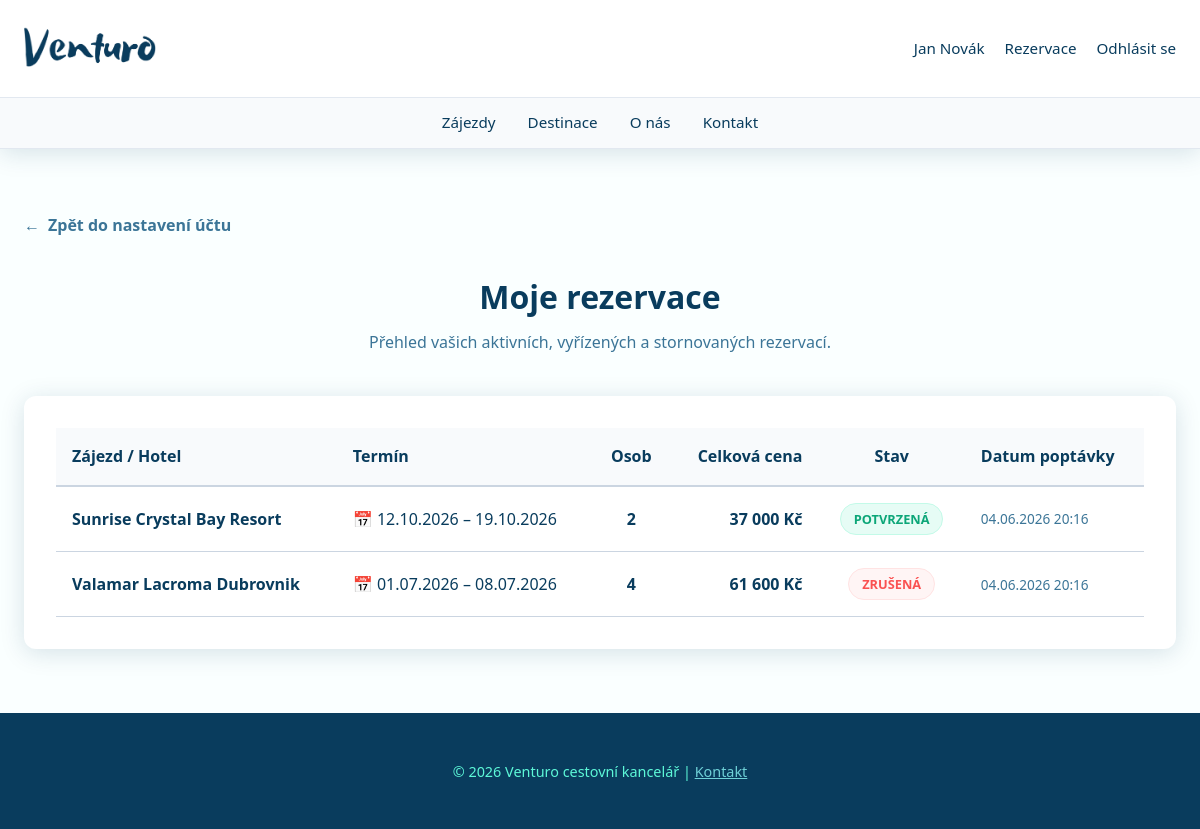
The page /ucet/rezervace (signed in) on the database its author committed.
### tables this page shows
CREATE TABLE `rezervace` (
  `id_rezervace` int(11) NOT NULL AUTO_INCREMENT,
  `id_uzivatele` int(11) NOT NULL,
  `id_terminu` int(11) NOT NULL,
  `pocet_osob` int(11) NOT NULL,
  `stav` enum('čekající','potvrzená','zrušená') NOT NULL DEFAULT 'čekající',
  `datum_rezervace` timestamp NOT NULL DEFAULT CURRENT_TIMESTAMP,
  PRIMARY KEY (`id_rezervace`),
  KEY `id_uzivatele` (`id_uzivatele`),
  KEY `id_terminu` (`id_terminu`),
  CONSTRAINT `fk_rezervace_uzivatele` FOREIGN KEY (`id_uzivatele`) REFERENCES `uzivatele` (`id_uzivatele`) ON DELETE CASCADE,
  CONSTRAINT `fk_rezervace_terminy` FOREIGN KEY (`id_terminu`) REFERENCES `terminy` (`id_terminu`) ON DELETE CASCADE
);

CREATE TABLE `zajezdy` (
  `id_zajezdu` int(11) NOT NULL AUTO_INCREMENT,
  `id_destinace` int(11) NOT NULL,
  `hotel` varchar(150) NOT NULL,
  `obrazky` varchar(255) DEFAULT '',
  `popis` text DEFAULT NULL,
  `cena` int(11) NOT NULL,
  `strava` varchar(50) NOT NULL,
  PRIMARY KEY (`id_zajezdu`),
  KEY `id_destinace` (`id_destinace`),
  CONSTRAINT `fk_zajezdy_destinace` FOREIGN KEY (`id_destinace`) REFERENCES `destinace` (`id_destinace`) ON DELETE CASCADE
);

CREATE TABLE `terminy` (
  `id_terminu` int(11) NOT NULL AUTO_INCREMENT,
  `id_zajezdu` int(11) NOT NULL,
  `datum_od` date NOT NULL,
  `datum_do` date NOT NULL,
  `kapacita` int(11) NOT NULL,
  `odlet_iata` varchar(3) DEFAULT NULL,
  PRIMARY KEY (`id_terminu`),
  KEY `id_zajezdu` (`id_zajezdu`),
  KEY `odlet_iata` (`odlet_iata`),
  CONSTRAINT `fk_terminy_zajezdy` FOREIGN KEY (`id_zajezdu`) REFERENCES `zajezdy` (`id_zajezdu`) ON DELETE CASCADE,
  CONSTRAINT `fk_terminy_letiste` FOREIGN KEY (`odlet_iata`) REFERENCES `letiste` (`iata`) ON DELETE SET NULL
);

### kontrolery/SmerovacKontroler.php (called while the page is built, shortened)
<?php
class SmerovacKontroler extends Kontroler
{
    public function zpracuj($parametry)
    {
        $url = $parametry[0];
        $castiCesty = $this->parsujURL($url);
        if (empty($castiCesty[0])) {
            $this->presmeruj("uvod");
        } else {
            $castNazvuKontroleru = array_shift($castiCesty);
            $nazevKontroleru = $this->pomlckyDoVelbloudiNotace($castNazvuKontroleru) . "Kontroler";
            if (file_exists("kontrolery/$nazevKontroleru.php")) {
                $this->kontroler = new $nazevKontroleru;
                $this->kontroler->zpracuj($castiCesty);
                $this->pohled = "rozlozeni";
            } else {
                $this->presmeruj("chyba");
            }
        }
    }
    private function pomlckyDoVelbloudiNotace($text)
    {
        $text = str_replace("-", " ", $text);
        $text = ucwords($text);
        $text = str_replace(" ", "", $text);
        return $text;
    }
    private function parsujURL($url)
    {
        $naparsovanaURL = parse_url($url);
        $cesta = $naparsovanaURL["path"];
        $cesta = ltrim($cesta, "/");
        $cesta = trim($cesta);
        $rozdelenaCesta = explode("/", $cesta);
        return $rozdelenaCesta;
    }
}

### index.php (called while the page is built, shortened)
<?php
$smerovac = new SmerovacKontroler();
$smerovac->zpracuj(array($_SERVER['REQUEST_URI']));
$smerovac->vypisPohled();

### modely/UzivatelManager.php (called while the page is built, shortened)
<?php
class UzivatelManager
{
    public function vratUzivatele()
    {
        if (isset($_SESSION['uzivatel'])) {
            return $_SESSION['uzivatel'];
        }
        return null;
    }
}

### kontrolery/UcetKontroler.php (called while the page is built, shortened)
<?php
class UcetKontroler extends Kontroler
{
    public function zpracuj($parametry)
    {
        $uzivatelManager = new UzivatelManager();
        $uzivatel = $uzivatelManager->vratUzivatele();
        $idUzivatele = $uzivatel['id_uzivatele'];
        if (!empty($parametry[0]) && $parametry[0] === 'rezervace') {
            $rezervace = Db::dotazVsechny('
                SELECT r.id_rezervace, r.pocet_osob, r.stav, r.datum_rezervace,
                       z.hotel, t.datum_od, t.datum_do, (z.cena * r.pocet_osob) AS celkova_cena
                FROM rezervace r
                JOIN terminy t ON r.id_terminu = t.id_terminu
                JOIN zajezdy z ON t.id_zajezdu = z.id_zajezdu
                WHERE r.id_uzivatele = ?
                ORDER BY r.datum_rezervace DESC
            ', array($idUzivatele));
            $this->pohled = 'ucet_rezervace';
        }
    }
}

### modely/Db.php (called while the page is built, shortened)
<?php
class Db
{
    private static $spojeni;
    private static $nastaveni = array(
        PDO::ATTR_ERRMODE => PDO::ERRMODE_EXCEPTION,
        PDO::ATTR_EMULATE_PREPARES => false,
    );
    public static function pripoj($server, $uzivatel, $heslo, $databaze)
    {
        if (!isset(self::$spojeni)) {
            $dsn = "mysql:host=$server;dbname=$databaze;charset=utf8";
            self::$spojeni = new PDO(
                $dsn,
                $uzivatel,
                $heslo,
                self::$nastaveni
            );
        }
    }
    public static function dotazVsechny($dotaz, $parametry = array()) {
        $navrat = self::$spojeni->prepare($dotaz);
        $navrat->execute($parametry);
        return $navrat->fetchAll();
    }
}

### pohledy/ucet_rezervace.phtml (the view, shortened to what this page needs)
<section id="ucet-rezervace" class="sekce rezervace-sekce">
    <div class="rezervace-zpet">
        <a href="/ucet" class="zpet-odkaz">
            <span>←</span> Zpět do nastavení účtu
        </a>
    </div>
    <h2 class="sekce__nadpis">Moje rezervace</h2>
    <p class="sekce__podnadpis">Přehled vašich aktivních, vyřízených a stornovaných rezervací.</p>
    <div class="rezervace-panel-obal">
        <?php if (!empty($rezervace)): ?>
            <table class="tabulka">
                <thead>
                    <tr class="tabulka__hlavicka">
                        <th class="tabulka__sloupec">Zájezd / Hotel</th>
                        <th class="tabulka__sloupec">Termín</th>
                        <th class="tabulka__sloupec tabulka__sloupec--center">Osob</th>
                        <th class="tabulka__sloupec tabulka__sloupec--right">Celková cena</th>
                        <th class="tabulka__sloupec tabulka__sloupec--center">Stav</th>
                        <th class="tabulka__sloupec">Datum poptávky</th>
                    </tr>
                </thead>
                <tbody>
                    <?php foreach ($rezervace as $r): ?>
                        <?php
                            $stavClass = "badge--vychozi";
                            if ($r['stav'] === 'potvrzená') {
                                $stavClass = "badge--potvrzena";
                            } elseif ($r['stav'] === 'čekající') {
                                $stavClass = "badge--cekajici";
                            } elseif ($r['stav'] === 'zrušená') {
                                $stavClass = "badge--zrusena";
                            }
                        ?>
                        <tr class="tabulka__radek">
                            <td class="tabulka__bunka--bold-modra"><?= htmlspecialchars($r['hotel']) ?></td>
                            <td class="tabulka__bunka">
                                📅 <?= date('d.m.Y', strtotime($r['datum_od'])) ?> – <?= date('d.m.Y', strtotime($r['datum_do'])) ?>
                            </td>
                            <td class="tabulka__bunka--center tabulka__bunka--bold"><?= (int)$r['pocet_osob'] ?></td>
                            <td class="tabulka__bunka--bold-cena"><?= number_format($r['celkova_cena'], 0, ',', ' ') ?> Kč</td>
                            <td class="tabulka__bunka--center">
                                <span class="badge <?= $stavClass ?>">
                                    <?= htmlspecialchars($r['stav']) ?>
                                </span>
                            </td>
                            <td class="tabulka__bunka--meta">
                                <?= date('d.m.Y H:i', strtotime($r['datum_rezervace'])) ?>
                            </td>
                        </tr>
                    <?php endforeach; ?>
                </tbody>
            </table>
        <?php endif; ?>
    </div>
</section>

### kontrolery/Kontroler.php (shortened to what this page needs)
<?php
abstract class Kontroler
{
    protected $pohled = "";
    public function vypisPohled()
    {
        if ($this->pohled) {
            $uzivatelManager = new UzivatelManager();
            $this->prihlasenyUzivatel = $uzivatelManager->vratUzivatele();
            require "pohledy/{$this->pohled}.phtml";
        }
    }
}

### pohledy/rozlozeni.phtml (shortened to what this page needs)
<!DOCTYPE html>
<html lang="cs">
<head>
    <link rel="stylesheet" href="/css/style.css?v=<?= time() ?>">
</head>
<body>
    <header class="hlavicka">
        <div class="hlavicka__top">
            <a href="/uvod" class="logo"><img src="/images/logo.png" alt="Venturo CK" class="hlavicka__logo-img"></a>
            <div class="hlavicka__uzivatel">
                <?php if (!empty($this->prihlasenyUzivatel)) { ?>
                    <a href="/ucet" class="hlavicka__uzivatel-jmeno"><?= htmlspecialchars($this->prihlasenyUzivatel["jmeno"] . " " . $this->prihlasenyUzivatel["prijmeni"]) ?></a>
                    <a href="/ucet/rezervace">Rezervace</a>
                    <a href="/odhlaseni">Odhlásit se</a>
                <?php } else { ?>
                    <a href="/prihlaseni">Přihlásit se</a>
                <?php } ?>
            </div>
        </div>
        <div class="hlavicka__bottom">
            <nav class="navigace" aria-label="Hlavní navigace">
                <ul>
                    <li><a href="/zajezdy">Zájezdy</a></li>
                    <li><a href="/destinace">Destinace</a></li>
                    <li><a href="/o-nas">O nás</a></li>
                    <li><a href="/kontakt">Kontakt</a></li>
                </ul>
            </nav>
        </div>
    </header>
    <main>
        <?php
        $this->kontroler->vypisPohled();
        ?>
    </main>
    <footer class="pata">
        <p>&copy; <?= date("Y") ?> Venturo cestovní kancelář | <a href="/uvod#kontakt">Kontakt</a></p>
    </footer>
</body>
</html>

### css/style.css (style rules this page uses)
:root { --barva-modra: #093c5d; --barva-modra-svetla: #3b7597; --barva-oranzova: #6fd1d7; --barva-oranzova-tmava: #5df8d8; --barva-pozadi: #faffff; --barva-karta-pozadi: #ffffff; --barva-text: #093c5d; --barva-seda: #3b7597; --stin: 0 4px 24px rgba(9, 60, 93, 0.15); --zaobleni: 12px; --barva-border: #cbd5e1; --barva-tab-pozadi: #f8fafc; --barva-input-pozadi: #ffffff; --barva-nav-pozadi: #f8fafc; --barva-nav-border: #e2e8f0; --barva-modal-overlay: rgba(9, 60, 93, 0.6); }
*, *::before, *::after { box-sizing: border-box; }
body { margin: 0; font-family: "Segoe UI", system-ui, sans-serif; color: var(--barva-text); background: var(--barva-pozadi); line-height: 1.6; display: flex; flex-direction: column; min-height: 100vh; }
main { flex: 1; }
a { color: var(--barva-modra-svetla); }
.hlavicka { background: var(--barva-karta-pozadi); box-shadow: var(--stin); position: sticky; top: 0; z-index: 100; border-bottom: 1px solid var(--barva-nav-border); }
.hlavicka__top { max-width: 1200px; margin: 0 auto; padding: 1rem 1.5rem; display: flex; flex-wrap: wrap; align-items: center; justify-content: space-between; gap: 1rem; }
.hlavicka__bottom { background: var(--barva-nav-pozadi); border-top: 1px solid var(--barva-nav-border); }
.logo { font-size: 1.5rem; font-weight: 700; color: var(--barva-modra); text-decoration: none; }
.hlavicka__uzivatel { font-size: 0.95rem; color: var(--barva-seda); display: flex; gap: 1.25rem; align-items: center; }
.hlavicka__uzivatel a { color: var(--barva-modra); text-decoration: none; font-weight: 500; transition: color 0.2s; }
.navigace { max-width: 1200px; margin: 0 auto; padding: 0 1.5rem; }
.navigace ul { list-style: none; margin: 0; padding: 0; display: flex; flex-wrap: wrap; justify-content: center; gap: 0.25rem 2rem; }
.navigace a { text-decoration: none; color: var(--barva-text); font-weight: 500; font-size: 0.95rem; padding: 0.75rem 0; display: block; border-bottom: 2px solid transparent; transition: color 0.2s, border-color 0.2s; }
.sekce { max-width: 1200px; margin: 0 auto; padding: 4rem 1.5rem; }
.sekce__nadpis { text-align: center; margin: 0 0 0.5rem; font-size: 2rem; color: var(--barva-modra); }
.sekce__podnadpis { text-align: center; color: var(--barva-seda); margin: 0 0 2.5rem; max-width: 640px; margin-left: auto; margin-right: auto; }
.pata { background: var(--barva-modra); color: var(--barva-oranzova-tmava); text-align: center; padding: 2rem 1.5rem; font-size: 0.9rem; }
.pata a { color: var(--barva-oranzova); }
.hlavicka__logo-img { height: 65px; width: auto; display: block; }
.hlavicka__uzivatel-jmeno { font-weight: 700; color: var(--barva-modra) !important; }
.zpet-odkaz { text-decoration: none; font-weight: 600; display: inline-flex; align-items: center; gap: 0.5rem; color: var(--barva-modra-svetla); transition: color 0.2s; }
.rezervace-sekce { min-height: 60vh; }
.rezervace-zpet { margin-bottom: 2rem; }
.rezervace-panel-obal { background: var(--barva-karta-pozadi); border-radius: var(--zaobleni); box-shadow: var(--stin); padding: 2rem; overflow-x: auto; }
.tabulka { width: 100%; border-collapse: collapse; text-align: left; }
.tabulka__hlavicka { background: var(--barva-tab-pozadi); border-bottom: 2px solid var(--barva-border); }
.tabulka__sloupec { padding: 1rem; color: var(--barva-modra); font-weight: 700; }
.tabulka__radek { border-bottom: 1px solid var(--barva-border); transition: background 0.15s; }
.tabulka__bunka { padding: 1rem; }
.tabulka__bunka--bold-modra { padding: 1rem; font-weight: 600; color: var(--barva-modra); }
.tabulka__bunka--bold-cena { padding: 1rem; text-align: right; font-weight: 700; color: var(--barva-modra); }
.tabulka__bunka--meta { padding: 1rem; font-size: 0.85rem; color: var(--barva-seda); }
.badge { display: inline-block; padding: 0.3rem 0.8rem; border-radius: 999px; font-size: 0.8rem; font-weight: 600; text-transform: uppercase; }
.badge--potvrzena { background: #e6fcf5; color: #0ca678; border: 1px solid #c3fae8; }
.badge--zrusena { background: #fff5f5; color: #fa5252; border: 1px solid #ffe3e3; }
.tabulka__bunka--center { padding: 1rem; text-align: center; }
.tabulka__bunka--bold { font-weight: 600; }
.tabulka__sloupec--center { text-align: center; }
.tabulka__sloupec--right { text-align: right; }

### rows shown on the page
rezervace: zajezdy.hotel "Sunrise Crystal Bay Resort", id_terminu.datum_od "12.10.2026", id_terminu.datum_do "19.10.2026", pocet_osob "2", celkova_cena "37 000", stav "POTVRZENÁ", datum_rezervace "04.06.2026 20:16"
rezervace: zajezdy.hotel "Valamar Lacroma Dubrovnik", id_terminu.datum_od "01.07.2026", id_terminu.datum_do "08.07.2026", pocet_osob "4", celkova_cena "61 600", stav "ZRUŠENÁ", datum_rezervace "04.06.2026 20:16"
